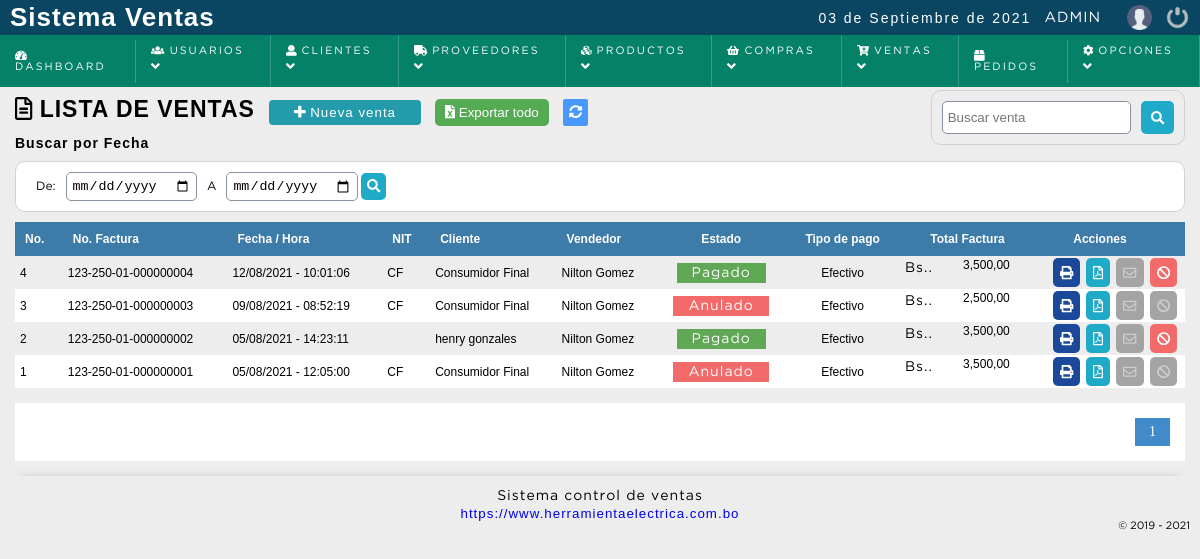
Page /sistema/ventas/ventas.php (signed in) on the earlier database version.
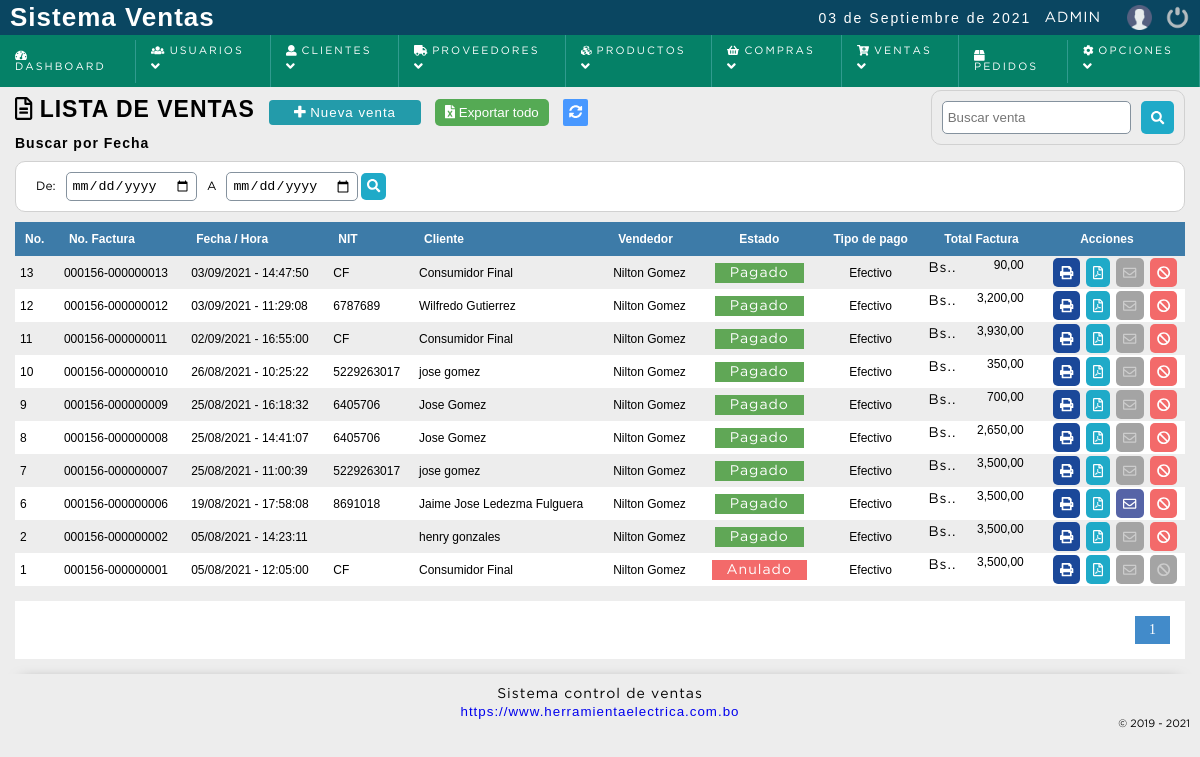
Same page on the later database version.
### tables this page shows
CREATE TABLE `factura` (
  `nofactura` bigint(11) NOT NULL,
  `serieid` bigint(20) NOT NULL,
  `factura_serie` bigint(20) NOT NULL,
  `fecha` date NOT NULL,
  `usuario` int(11) DEFAULT NULL,
  `codcliente` int(11) DEFAULT NULL,
  `totalfactura` decimal(10,2) DEFAULT NULL,
  `descuento` decimal(20,2) NOT NULL,
  `tipopago_id` int(11) NOT NULL,
  `efectivo` decimal(10,2) NOT NULL,
  `dateadd` datetime NOT NULL DEFAULT current_timestamp(),
  `estatus` int(11) NOT NULL DEFAULT 1
);

CREATE TABLE `facturas` (
  `idserie` bigint(20) NOT NULL,
  `cai` varchar(50) NOT NULL,
  `prefijo` varchar(20) NOT NULL,
  `periodo_inicio` date NOT NULL,
  `periodo_fin` date NOT NULL,
  `no_inicio` bigint(20) NOT NULL,
  `no_fin` bigint(20) NOT NULL,
  `ceros` int(11) NOT NULL,
  `usuarioid` bigint(20) NOT NULL,
  `dateadd` datetime NOT NULL DEFAULT current_timestamp(),
  `status` int(11) NOT NULL DEFAULT 1
);

CREATE TABLE `cliente` (
  `idcliente` int(11) NOT NULL,
  `nit` varchar(20) NOT NULL,
  `nombre` varchar(80) DEFAULT NULL,
  `telefono` int(11) DEFAULT NULL,
  `correo` varchar(100) NOT NULL,
  `clave` varchar(255) NOT NULL,
  `cod_temp` varchar(200) NOT NULL,
  `direccion` text DEFAULT NULL,
  `dateadd` datetime NOT NULL DEFAULT current_timestamp(),
  `usuario_id` int(11) NOT NULL,
  `estatus` int(11) NOT NULL DEFAULT 1
);

CREATE TABLE `usuario` (
  `idusuario` int(11) NOT NULL,
  `dpi` varchar(20) NOT NULL,
  `nombre` varchar(50) DEFAULT NULL,
  `telefono` bigint(20) NOT NULL,
  `correo` varchar(100) DEFAULT NULL,
  `usuario` varchar(15) DEFAULT NULL,
  `clave` varchar(100) DEFAULT NULL,
  `cod_temp` varchar(200) DEFAULT NULL,
  `rol` int(11) DEFAULT NULL,
  `dateadd` datetime NOT NULL DEFAULT current_timestamp(),
  `estatus` int(11) NOT NULL DEFAULT 1
);

CREATE TABLE `tipo_pago` (
  `id_tipopago` int(11) NOT NULL,
  `tipo_pago` varchar(50) NOT NULL,
  `descripcion` text NOT NULL,
  `date_add` datetime NOT NULL DEFAULT current_timestamp(),
  `estatus` int(11) NOT NULL DEFAULT 1
);

### sistema/includes/functions.php (called while the page is built, shortened)
<?php
	function formatFactura($factura,$ceros){
		$intFactura = str_pad($factura,$ceros,'0',STR_PAD_LEFT);
		return $intFactura;
	}
	function encrypt($string, $key) {
	   $result = '';
	   for($i=0; $i<strlen($string); $i++) {
	      $char = substr($string, $i, 1);
	      $keychar = substr($key, ($i % strlen($key))-1, 1);
	      $char = chr(ord($char)+ord($keychar));
	      $result.=$char;
	   }
	   return base64_encode($result);
	}
	function decrypt($string, $key) {
	   $result = '';
	   $string = base64_decode($string);
	   for($i=0; $i<strlen($string); $i++) {
	      $char = substr($string, $i, 1);
	      $keychar = substr($key, ($i % strlen($key))-1, 1);
	      $char = chr(ord($char)-ord($keychar));
	      $result.=$char;
	   }
	   return $result;
	}
	function formatCant($cantidad){
		$cantidad = number_format($cantidad,2,SPD,SPM);
		return $cantidad;
	}
 ?>

### sistema/ventas/ventas.php (the view, shortened to what the changed rows need)
<?php
	include "../../conexion.php";
	$sql_registe = mysqli_query($conection,"SELECT COUNT(*) as total_registro FROM factura");
	$result_register = mysqli_fetch_array($sql_registe);
	$total_registro = $result_register['total_registro'];
	$por_pagina = 200;
	if(empty($_GET['pagina']))
	{
		$pagina = 1;
	}else{
		$pagina = $_GET['pagina'];
	}
	$desde = ($pagina-1) * $por_pagina;
	$total_paginas = ceil($total_registro / $por_pagina);
	$query = mysqli_query($conection,"SELECT f.nofactura,f.factura_serie,
											 DATE_FORMAT(f.fecha, '%d/%m/%Y') as fecha, DATE_FORMAT(f.dateadd,'%H:%i:%s') as  hora,
											 f.totalfactura,
											 f.codcliente,
											 f.estatus,
											 u.nombre as vendedor,
											 cl.nit,
											 cl.correo,
											 cl.nombre as cliente,
											 tp.tipo_pago,
											 s.prefijo,s.ceros
										FROM factura f
										INNER JOIN usuario u
										ON f.usuario = u.idusuario
										INNER JOIN cliente cl
										ON f.codcliente = cl.idcliente
										INNER JOIN tipo_pago tp
										ON f.tipopago_id = tp.id_tipopago
										INNER JOIN facturas s
										ON f.serieid = s.idserie
										WHERE f.estatus != 10
									  	ORDER BY f.nofactura DESC LIMIT $desde,$por_pagina
		");
 ?>
<!DOCTYPE html>
<html lang="en">
<head>
	<?php include "../includes/scripts.php"; ?>
</head>
<body>
	<?php include "../includes/header.php"; ?>
	<section id="container">
		<h1><i class="far fa-file-alt"></i> Lista de ventas</h1>
	<div class="containerTable">
		<table>
			<tr>
				<th>No.</th>
				<th>No. Factura</th>
				<th>Fecha / Hora</th>
				<th><?php echo IDENTIFICACION_TRIBUTARIA; ?></th>
				<th>Cliente</th>
				<th>Vendedor</th>
				<th class="textcenter">Estado</th>
				<th class="textcenter">Tipo de pago</th>
				<th class="textright">Total Factura</th>
				<th class="textcenter">Acciones</th>
			</tr>
		<?php
			if($result > 0){
				while ($data = mysqli_fetch_array($query)) {
					$venta_c = "venta_".$data["nofactura"];
					$idCliente = "cliente_".$data["codcliente"];
					$idventacript = encrypt($venta_c,$data["codcliente"]);
					$idclientecipt = encrypt($idCliente,$idventacript);
					if($data["estatus"] == 1){
						$estado = '<span class="pagada">Pagado</span>';
					}else{
						$estado = '<span class="anulada">Anulado</span>';
					}
			?>
				<tr id="row_<?php echo $data["nofactura"]; ?>">
					<td><?php echo $data["nofactura"]; ?></td>
					<td><?php echo $data["prefijo"].'-'.formatFactura($data["factura_serie"],$data["ceros"]); ?></td>
					<td><?php echo $data["fecha"].' - '.$data["hora"]; ?></td>
					<td><?php echo $data["nit"]; ?></td>
					<td><?php echo $data["cliente"]; ?></td>
					<td><?php echo $data["vendedor"]; ?></td>
					<td class="estado textcenter"><?php echo $estado; ?></td>
					<td class="textcenter"><?php echo $data['tipo_pago']; ?></td>
					<td class="textright totalfactura"><span><?= SIMBOLO_MONEDA ?>.</span><?php echo formatCant($data["totalfactura"]); ?></td>
					<td class="textright">
						<div class="div_acciones">
							<div>
								<button class="btn_print view_ticket" type="button" cl="<?php echo $idclientecipt; ?>" f="<?php echo $idventacript;?>" title="Imprimir" ><i class="fas fa-print"></i></button>
							</div>
							<div>
								<button class="btn_view view_pdf" type="button" cl="<?php echo $idclientecipt; ?>" f="<?php echo $idventacript;?>" title="Generar PDF" ><i class="far fa-file-pdf"></i></i></button>
							</div>
						<?php if($data["correo"] == '' || $data["correo"] == '-'){ ?>
							<div class="div_factura">
								<button type="button" class="btn_anular inactive" ><i class="far fa-envelope"></i></button>
							</div>
						<?php }else{ ?>
							<div>
								<button class="btn_sendEmail send_factura" type="button" cl="<?php echo $idclientecipt; ?>" f="<?php echo $idventacript;?>" email="<?php echo $data["correo"]; ?>"  title="Enviar email" ><i class="far fa-envelope"></i></button>
							</div>
						<?php } ?>
						<?php if($_SESSION['rol'] == 1 || $_SESSION['rol'] == 2){
									if($data["estatus"] == 1)
									{
						?>
							<div class="div_factura">
								<button class="btn_anular anular_factura" fac="<?php echo $data["nofactura"]; ?>" type="button" title="Anular venta"><i class="fas fa-ban"></i></button>
							</div>
						<?php 		}else{  ?>
							<div class="div_factura">
								<button type="button" class="btn_anular inactive" ><i class="fas fa-ban"></i></button>
							</div>
						<?php
						}
								}
						?>
						</div>
					</td>
				</tr>
		<?php
				}
			}else{
				echo '<tr><td colspan="9" align="center"><p><strong>No hay datos para mostrar</strong></p></td></tr>';
			}
		 ?>
		</table>
	</div>
	<?php
		if($total_registro != 0)
		{
	 ?>
		<div class="paginador">
			<ul>
			<?php
				for ($i=1; $i <= $total_paginas; $i++) {
					if($i == $pagina)
					{
						echo '<li class="pageSelected">'.$i.'</li>';
					}else{
						echo '<li><a href="?pagina='.$i.'">'.$i.'</a></li>';
					}
				}
			 ?>
			</ul>
		</div>
	<?php } ?>
	</section>
</body>
</html>

Differences in the rows shown:
removed factura: nofactura "4", facturas.prefijo "123-250-01", factura_serie.ceros "000000004", fecha "12/08/2021", hora "10:01:06", cliente.nit "CF", cliente.nombre "Consumidor Final", usuario.nombre "Nilton Gomez", estatus "Pagado", tipo_pago.tipo_pago "Efectivo", totalfactura "3,500,00"
removed factura: nofactura "3", facturas.prefijo "123-250-01", factura_serie.ceros "000000003", fecha "09/08/2021", hora "08:52:19", cliente.nit "CF", cliente.nombre "Consumidor Final", usuario.nombre "Nilton Gomez", estatus "Anulado", tipo_pago.tipo_pago "Efectivo", totalfactura "2,500,00"
added factura: nofactura "13", facturas.prefijo "000156", factura_serie.ceros "000000013", fecha "03/09/2021", hora "14:47:50", cliente.nit "CF", cliente.nombre "Consumidor Final", usuario.nombre "Nilton Gomez", estatus "Pagado", tipo_pago.tipo_pago "Efectivo", totalfactura "90,00"
added factura: nofactura "12", facturas.prefijo "000156", factura_serie.ceros "000000012", fecha "03/09/2021", hora "11:29:08", cliente.nit "6787689", cliente.nombre "Wilfredo Gutierrez", usuario.nombre "Nilton Gomez", estatus "Pagado", tipo_pago.tipo_pago "Efectivo", totalfactura "3,200,00"
added factura: nofactura "11", facturas.prefijo "000156", factura_serie.ceros "000000011", fecha "02/09/2021", hora "16:55:00", cliente.nit "CF", cliente.nombre "Consumidor Final", usuario.nombre "Nilton Gomez", estatus "Pagado", tipo_pago.tipo_pago "Efectivo", totalfactura "3,930,00"
added factura: nofactura "10", facturas.prefijo "000156", factura_serie.ceros "000000010", fecha "26/08/2021", hora "10:25:22", cliente.nit "5229263017", cliente.nombre "jose gomez", usuario.nombre "Nilton Gomez", estatus "Pagado", tipo_pago.tipo_pago "Efectivo", totalfactura "350,00"
added factura: nofactura "9", facturas.prefijo "000156", factura_serie.ceros "000000009", fecha "25/08/2021", hora "16:18:32", cliente.nit "6405706", cliente.nombre "Jose Gomez", usuario.nombre "Nilton Gomez", estatus "Pagado", tipo_pago.tipo_pago "Efectivo", totalfactura "700,00"
added factura: nofactura "8", facturas.prefijo "000156", factura_serie.ceros "000000008", fecha "25/08/2021", hora "14:41:07", cliente.nit "6405706", cliente.nombre "Jose Gomez", usuario.nombre "Nilton Gomez", estatus "Pagado", tipo_pago.tipo_pago "Efectivo", totalfactura "2,650,00"
added factura: nofactura "7", facturas.prefijo "000156", factura_serie.ceros "000000007", fecha "25/08/2021", hora "11:00:39", cliente.nit "5229263017", cliente.nombre "jose gomez", usuario.nombre "Nilton Gomez", estatus "Pagado", tipo_pago.tipo_pago "Efectivo", totalfactura "3,500,00"
added factura: nofactura "6", facturas.prefijo "000156", factura_serie.ceros "000000006", fecha "19/08/2021", hora "17:58:08", cliente.nit "8691018", cliente.nombre "Jaime Jose Ledezma Fulguera", usuario.nombre "Nilton Gomez", estatus "Pagado", tipo_pago.tipo_pago "Efectivo", totalfactura "3,500,00"
changed through a linked row, factura "henry gonzales": facturas.prefijo "123-250-01" → "000156"
changed through a linked row, factura id 1: facturas.prefijo "123-250-01" → "000156"
